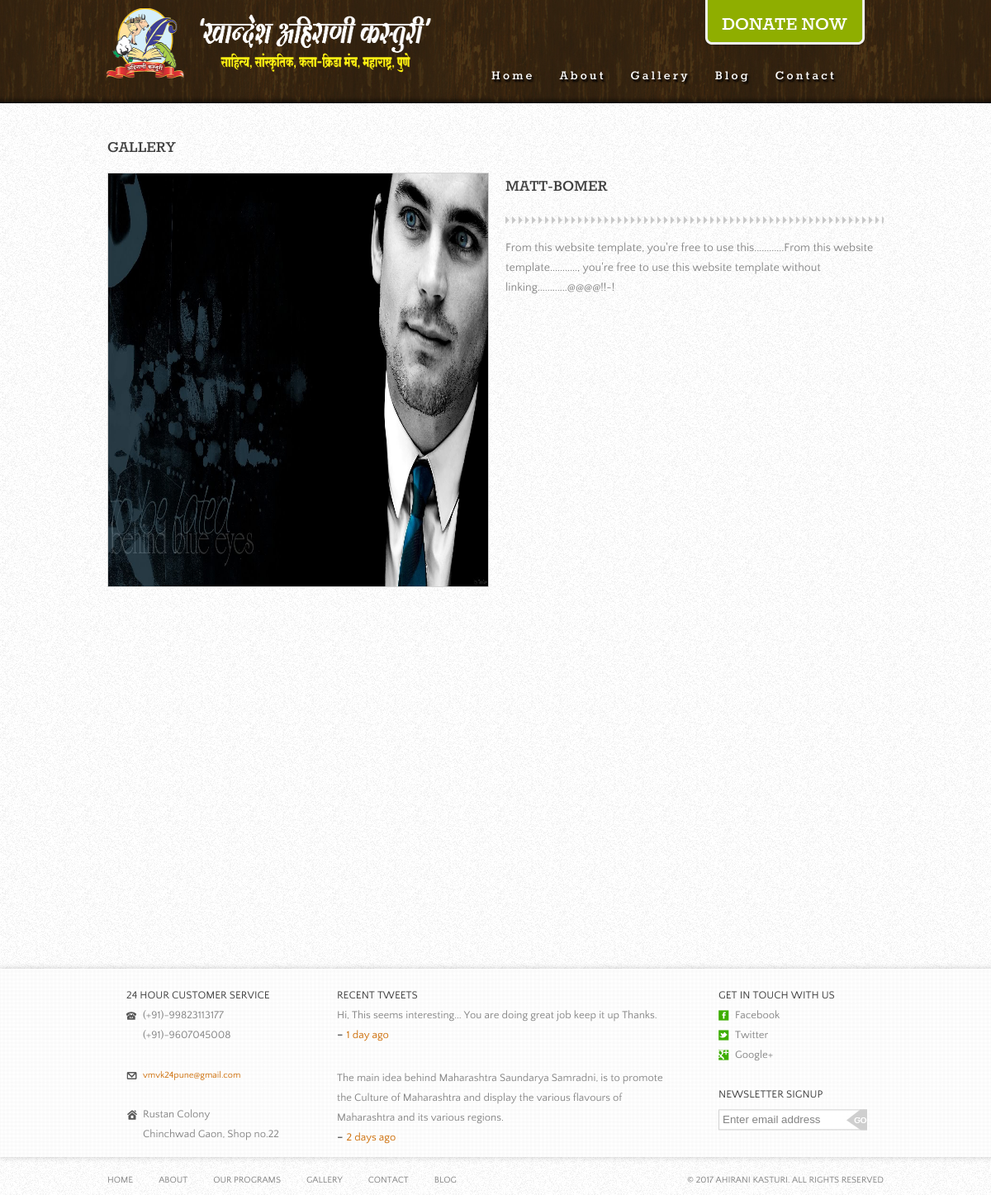
/gallery_detail/20/, run on the app's committed database.
### posts/models.py (models this page shows, shortened)
class Gallery(models.Model):
    title = models.CharField(max_length=120)
    image = models.ImageField(null=False,blank=False,width_field="width_field",height_field="height_field")
    width_field = models.IntegerField(default=0)
    height_field = models.IntegerField(default=0)
    content = models.TextField()
    updated = models.DateTimeField(auto_now=True, auto_now_add=False)
    timestamp = models.DateTimeField(auto_now=False, auto_now_add=True)
    class Meta:
        ordering = ["-timestamp", "-updated"]

### posts/views.py (the view)
# urls.py: url(r'^gallery_detail/(?P<id>\d+)/$', views.gallery_detail, name='gallery_detail'),
def gallery_detail(request, id=None):
    instance=get_object_or_404(Gallery, id=id)
    context={
        "title":instance.title,
        "instance":instance,
    }
    return render(request, "marathi/gallery_detail.html", context)

### templates/marathi/gallery_detail.html (shortened to what this page needs)
{% load static %}
<!DOCTYPE html>
<html>
<head>
	<link rel="stylesheet" href="{% static 'css/style.css' %}" type = "text/css">
</head>
<body>
	{% include 'marathi/nav.html' %}
	<div class="body">
		<div class="gallery-details">
			<div>
				<h2>Gallery</h2>
			</div>
			<div>
				{% if instance.image %}
				<img src='{{ instance.image.url }}' width="460" height="500" class='img-responsive' />
				{% endif %}
				<div>
					<h2>{{ instance.title }}</h2>
					<p>
						{{ instance.content }}
					</p>
				</div>
			</div>
		</div>
	</div>
	{% include 'marathi/footer.html' %}
</body>
</html>

### static/css/style.css (style rules this page uses)
body { margin:0; font-family: 'quattrocento_sansregular'; background:url(../images/bg-body.jpg); }
.body .gallery-details { margin:0 auto 445px; padding:41px 10px 0; width:940px; }
.body .gallery-details div:first-child h2 { color:#404040; float:left; font-family:rokkittbold; font-size:20px; font-weight:400; line-height:24px; margin:0 0 19px; text-decoration:none; text-transform:uppercase; }
.body .gallery-details div img { border:1px solid #d5d5d5; float:left; margin:0 20px 0 0; }
.body .gallery-details div div h2 { background:url(../images/arrow-gray.png) repeat-x left bottom; color:#404040; font-family:rokkittbold; font-size:20px; font-weight:400; line-height:24px; margin:4px 0 17px; padding:0 0 34px; text-decoration:none; text-transform:uppercase; }
.body .gallery div, .body .gallery-details div:first-child, .body .gallery-details div { overflow:hidden; }
.body .gallery-details div div p, .body .contact div:first-child div p, .body .donate div:first-child div p { color:#838383; font-size:14px; line-height:24px; margin:0 0 24px; }

### data on the page
Gallery: image (picture), title "MATT-BOMER", content "From this website template, you're free to use this............From this website template..........., you're free to use this website template without linking............@@@@!!~!"
